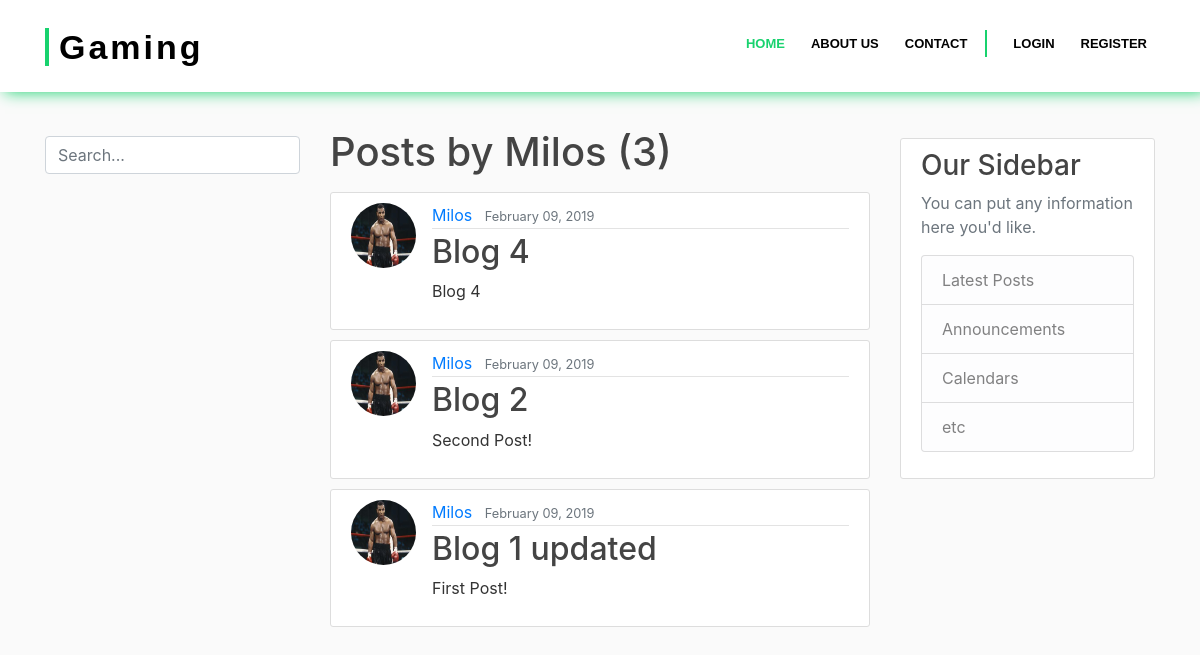
The page /user/Milos on the database as committed earlier.
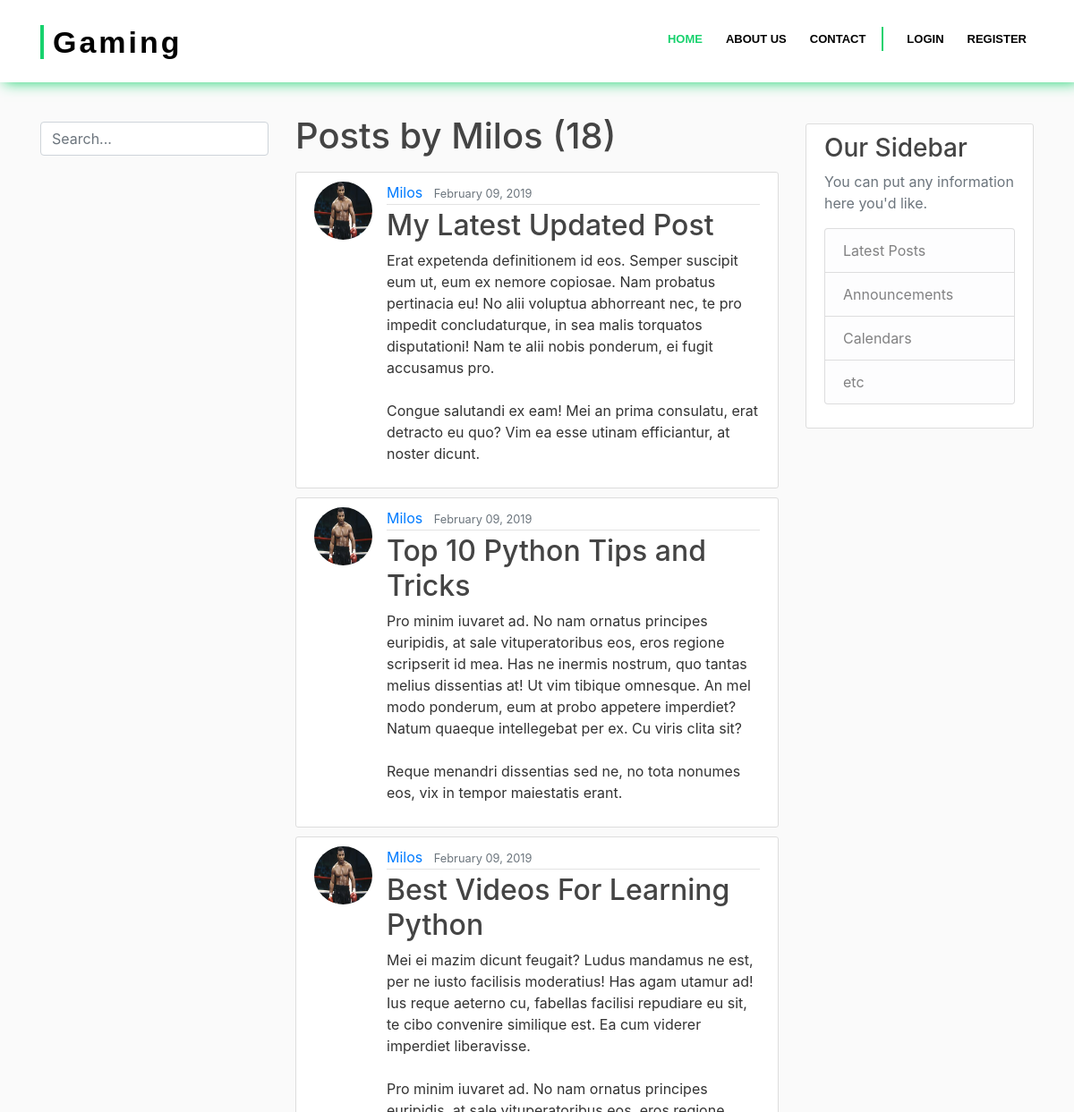
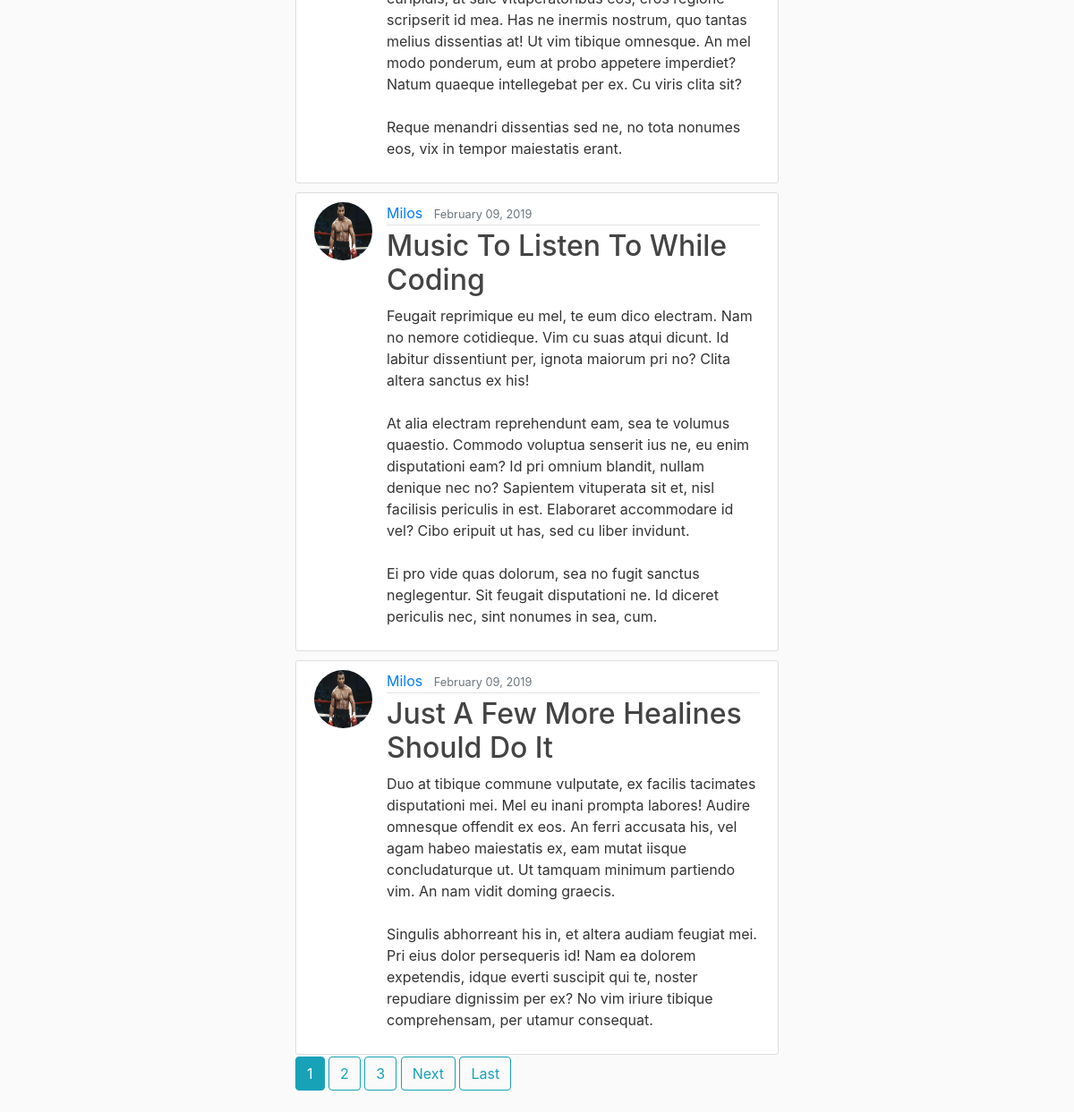
The same page on the database as committed later (2 pictures, top to bottom).
### blog/models.py (models this page shows, shortened)
class Post(models.Model):
    title = models.CharField(max_length=100)
    content = models.TextField()
    date_posted = models.DateTimeField(default=timezone.now)
    author = models.ForeignKey(User, on_delete=models.CASCADE)

### users/models.py (models this page shows, shortened)
class Profile(models.Model):
    user = models.OneToOneField(User, on_delete=models.CASCADE)
    image = models.ImageField(default='default.jpg', upload_to='profile_pics')

### blog/views.py (the view)
# urls.py: path('user/<str:username>', UserPostListView.as_view(), name='user-posts'),
class UserPostListView(ListView):
    model = Post
    template_name = 'blog/user_posts.html'
    context_object_name = 'posts'
    paginate_by = 5
    def get_queryset(self):
        user = get_object_or_404(User, username=self.kwargs.get('username'))
        return Post.objects.filter(author=user).order_by('-date_posted')

### blog/templates/blog/user_posts.html (shortened to what this page needs)
{% extends "blog/base.html" %}
{% block content %}
    <h1 class="mb-3">Posts by {{ view.kwargs.username }} ({{ page_obj.paginator.count }})</h1>
    {% for post in posts %}
        <article class="media content-section">
          <img class="rounded-circle article-img" src="{{ post.author.profile.image.url }}">
          <div class="media-body">
            <div class="article-metadata">
              <a class="mr-2" href="{% url 'user-posts' post.author.username %}">{{ post.author }}</a>
              <small class="text-muted">{{ post.date_posted|date:"F d, Y" }}</small>
            </div>
            <h2><a class="article-title" href="{% url 'post-detail' post.id %}">{{ post.title }}</a></h2>
            <p class="article-content">{{ post.content }}</p>
          </div>
        </article>
    {% endfor %}
    {% if is_paginated %}
      {% for num in page_obj.paginator.page_range %}
        {% if page_obj.number == num %}
          <a class="btn btn-info mb-4" href="?page={{ num }}">{{ num }}</a>
        {% elif num > page_obj.number|add:'-3' and num < page_obj.number|add:'3' %}
          <a class="btn btn-outline-info mb-4" href="?page={{ num }}">{{ num }}</a>
        {% endif %}
      {% endfor %}
      {% if page_obj.has_next %}
        <a class="btn btn-outline-info mb-4" href="?page={{ page_obj.next_page_number }}">Next</a>
        <a class="btn btn-outline-info mb-4" href="?page={{ page_obj.paginator.num_pages }}">Last</a>
      {% endif %}
    {% endif %}
{% endblock content %}

Rows that differ between the two databases and show on the page:
no longer on this page (row unchanged): Post: author.profile.image (picture), author "Milos", date_posted "February 09, 2019", title "Blog 4", content "Blog 4"
no longer on this page (row unchanged): Post: author.profile.image (picture), author "Milos", date_posted "February 09, 2019", title "Blog 2", content "Second Post!"
no longer on this page (row unchanged): Post: author.profile.image (picture), author "Milos", date_posted "February 09, 2019", title "Blog 1 updated", content "First Post!"
added Post: author.profile.image (picture), author "Milos", date_posted "February 09, 2019", title "My Latest Updated Post", content "Erat expetenda definitionem id eos. Semper suscipit eum ut, eum ex nemore copiosae. Nam probatus pertinacia eu! No alii voluptua abhorreant nec, te pro impedit concludaturque, in sea malis torquatos disputationi! Nam te alii nobis ponderum, ei fugit accusamus pro. Congue salutandi ex eam! Mei an prima consulatu, erat detracto eu quo? Vim ea esse utinam efficiantur, at noster dicunt."
added Post: author.profile.image (picture), author "Milos", date_posted "February 09, 2019", title "Top 10 Python Tips and Tricks", content "Pro minim iuvaret ad. No nam ornatus principes euripidis, at sale vituperatoribus eos, eros regione scripserit id mea. Has ne inermis nostrum, quo tantas melius dissentias at! Ut vim tibique omnesque. An mel modo ponderum, eum at probo appetere imperdiet? Natum quaeque intellegebat per ex. Cu viris clita sit? Reque menandri dissentias sed ne, no tota nonumes eos, vix in tempor maiestatis erant."
added Post: author.profile.image (picture), author "Milos", date_posted "February 09, 2019", title "Best Videos For Learning Python", content "Mei ei mazim dicunt feugait? Ludus mandamus ne est, per ne iusto facilisis moderatius! Has agam utamur ad! Ius reque aeterno cu, fabellas facilisi repudiare eu sit, te cibo convenire similique est. Ea cum viderer imperdiet liberavisse. Pro minim iuvaret ad. No nam ornatus principes euripidis, at sale vituperatoribus eos, eros regione scripserit id mea. Has ne inermis nostrum, quo tantas melius dissentias at! Ut vim tibique omnesque. An mel modo ponderum, eum at probo appetere imperdiet? Natum quaeque intellegebat per ex. Cu viris clita sit? Reque menandri dissentias sed ne, no tota nonumes eos, vix in tempor maiestatis erant."
added Post: author.profile.image (picture), author "Milos", date_posted "February 09, 2019", title "Music To Listen To While Coding", content "Feugait reprimique eu mel, te eum dico electram. Nam no nemore cotidieque. Vim cu suas atqui dicunt. Id labitur dissentiunt per, ignota maiorum pri no? Clita altera sanctus ex his! At alia electram reprehendunt eam, sea te volumus quaestio. Commodo voluptua senserit ius ne, eu enim disputationi eam? Id pri omnium blandit, nullam denique nec no? Sapientem vituperata sit et, nisl facilisis periculis in est. Elaboraret accommodare id vel? Cibo eripuit ut has, sed cu liber invidunt. Ei pro vide quas dolorum, sea no fugit sanctus neglegentur. Sit feugait disputationi ne. Id diceret periculis nec, sint nonumes in sea, cum."
added Post: author.profile.image (picture), author "Milos", date_posted "February 09, 2019", title "Just A Few More Healines Should Do It", content "Duo at tibique commune vulputate, ex facilis tacimates disputationi mei. Mel eu inani prompta labores! Audire omnesque offendit ex eos. An ferri accusata his, vel agam habeo maiestatis ex, eam mutat iisque concludaturque ut. Ut tamquam minimum partiendo vim. An nam vidit doming graecis. Singulis abhorreant his in, et altera audiam feugiat mei. Pri eius dolor persequeris id! Nam ea dolorem expetendis, idque everti suscipit qui te, noster repudiare dignissim per ex? No vim iriure tibique comprehensam, per utamur consequat."
Other text that changed with them:
{{ page_obj.paginator.count }}: "3" → "18"
new list line: "1"
new list line: "2"
new list line: "3"
text now shown: "Next Last"
